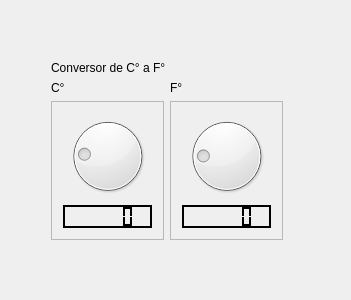
<?xml version="1.0" encoding="UTF-8"?>
<ui version="4.0">
 <class>Widget</class>
 <widget class="QWidget" name="Widget">
  <property name="geometry">
   <rect>
    <x>0</x>
    <y>0</y>
    <width>351</width>
    <height>300</height>
   </rect>
  </property>
  <property name="windowTitle">
   <string>Widget</string>
  </property>
  <widget class="QWidget" name="layoutWidget">
   <property name="geometry">
    <rect>
     <x>40</x>
     <y>50</y>
     <width>254</width>
     <height>201</height>
    </rect>
   </property>
   <layout class="QVBoxLayout" name="verticalLayout_5">
    <item>
     <widget class="QLabel" name="label_3">
      <property name="text">
       <string>Conversor de C° a F°</string>
      </property>
     </widget>
    </item>
    <item>
     <layout class="QHBoxLayout" name="horizontalLayout">
      <item>
       <layout class="QVBoxLayout" name="verticalLayout_3">
        <item>
         <widget class="QLabel" name="label">
          <property name="text">
           <string>C°</string>
          </property>
         </widget>
        </item>
        <item>
         <widget class="QFrame" name="frame">
          <property name="frameShape">
           <enum>QFrame::StyledPanel</enum>
          </property>
          <property name="frameShadow">
           <enum>QFrame::Raised</enum>
          </property>
          <layout class="QVBoxLayout" name="verticalLayout">
           <item>
            <widget class="QDial" name="celsiusDial">
             <property name="minimum">
              <number>-273</number>
             </property>
             <property name="maximum">
              <number>1000</number>
             </property>
             <property name="singleStep">
              <number>1</number>
             </property>
            </widget>
           </item>
           <item>
            <widget class="QLCDNumber" name="lcdCelsius">
             <property name="palette">
              <palette>
               <active>
                <colorrole role="WindowText">
                 <brush brushstyle="SolidPattern">
                  <color alpha="255">
                   <red>255</red>
                   <green>255</green>
                   <blue>255</blue>
                  </color>
                 </brush>
                </colorrole>
                <colorrole role="Button">
                 <brush brushstyle="SolidPattern">
                  <color alpha="255">
                   <red>0</red>
                   <green>0</green>
                   <blue>0</blue>
                  </color>
                 </brush>
                </colorrole>
                <colorrole role="Light">
                 <brush brushstyle="SolidPattern">
                  <color alpha="255">
                   <red>0</red>
                   <green>0</green>
                   <blue>0</blue>
                  </color>
                 </brush>
                </colorrole>
                <colorrole role="Midlight">
                 <brush brushstyle="SolidPattern">
                  <color alpha="255">
                   <red>0</red>
                   <green>0</green>
                   <blue>0</blue>
                  </color>
                 </brush>
                </colorrole>
                <colorrole role="Dark">
                 <brush brushstyle="SolidPattern">
                  <color alpha="255">
                   <red>0</red>
                   <green>0</green>
                   <blue>0</blue>
                  </color>
                 </brush>
                </colorrole>
                <colorrole role="Mid">
                 <brush brushstyle="SolidPattern">
                  <color alpha="255">
                   <red>0</red>
                   <green>0</green>
                   <blue>0</blue>
                  </color>
                 </brush>
                </colorrole>
                <colorrole role="Text">
                 <brush brushstyle="SolidPattern">
                  <color alpha="255">
                   <red>255</red>
                   <green>255</green>
                   <blue>255</blue>
                  </color>
                 </brush>
                </colorrole>
                <colorrole role="BrightText">
                 <brush brushstyle="SolidPattern">
                  <color alpha="255">
                   <red>255</red>
                   <green>255</green>
                   <blue>255</blue>
                  </color>
                 </brush>
                </colorrole>
                <colorrole role="ButtonText">
                 <brush brushstyle="SolidPattern">
                  <color alpha="255">
                   <red>255</red>
                   <green>255</green>
                   <blue>255</blue>
                  </color>
                 </brush>
                </colorrole>
                <colorrole role="Base">
                 <brush brushstyle="SolidPattern">
                  <color alpha="255">
                   <red>0</red>
                   <green>0</green>
                   <blue>0</blue>
                  </color>
                 </brush>
                </colorrole>
                <colorrole role="Window">
                 <brush brushstyle="SolidPattern">
                  <color alpha="255">
                   <red>0</red>
                   <green>0</green>
                   <blue>0</blue>
                  </color>
                 </brush>
                </colorrole>
                <colorrole role="Shadow">
                 <brush brushstyle="SolidPattern">
                  <color alpha="255">
                   <red>0</red>
                   <green>0</green>
                   <blue>0</blue>
                  </color>
                 </brush>
                </colorrole>
                <colorrole role="AlternateBase">
                 <brush brushstyle="SolidPattern">
                  <color alpha="255">
                   <red>0</red>
                   <green>0</green>
                   <blue>0</blue>
                  </color>
                 </brush>
                </colorrole>
                <colorrole role="ToolTipBase">
                 <brush brushstyle="SolidPattern">
                  <color alpha="255">
                   <red>255</red>
                   <green>255</green>
                   <blue>220</blue>
                  </color>
                 </brush>
                </colorrole>
                <colorrole role="ToolTipText">
                 <brush brushstyle="SolidPattern">
                  <color alpha="255">
                   <red>0</red>
                   <green>0</green>
                   <blue>0</blue>
                  </color>
                 </brush>
                </colorrole>
               </active>
               <inactive>
                <colorrole role="WindowText">
                 <brush brushstyle="SolidPattern">
                  <color alpha="255">
                   <red>255</red>
                   <green>255</green>
                   <blue>255</blue>
                  </color>
                 </brush>
                </colorrole>
                <colorrole role="Button">
                 <brush brushstyle="SolidPattern">
                  <color alpha="255">
                   <red>0</red>
                   <green>0</green>
                   <blue>0</blue>
                  </color>
                 </brush>
                </colorrole>
                <colorrole role="Light">
                 <brush brushstyle="SolidPattern">
                  <color alpha="255">
                   <red>0</red>
                   <green>0</green>
                   <blue>0</blue>
                  </color>
                 </brush>
                </colorrole>
                <colorrole role="Midlight">
                 <brush brushstyle="SolidPattern">
                  <color alpha="255">
                   <red>0</red>
                   <green>0</green>
                   <blue>0</blue>
                  </color>
                 </brush>
                </colorrole>
                <colorrole role="Dark">
                 <brush brushstyle="SolidPattern">
                  <color alpha="255">
                   <red>0</red>
                   <green>0</green>
                   <blue>0</blue>
                  </color>
                 </brush>
                </colorrole>
                <colorrole role="Mid">
                 <brush brushstyle="SolidPattern">
                  <color alpha="255">
                   <red>0</red>
                   <green>0</green>
                   <blue>0</blue>
                  </color>
                 </brush>
                </colorrole>
                <colorrole role="Text">
                 <brush brushstyle="SolidPattern">
                  <color alpha="255">
                   <red>255</red>
                   <green>255</green>
                   <blue>255</blue>
                  </color>
                 </brush>
                </colorrole>
                <colorrole role="BrightText">
                 <brush brushstyle="SolidPattern">
                  <color alpha="255">
                   <red>255</red>
                   <green>255</green>
                   <blue>255</blue>
                  </color>
                 </brush>
                </colorrole>
                <colorrole role="ButtonText">
                 <brush brushstyle="SolidPattern">
                  <color alpha="255">
                   <red>255</red>
                   <green>255</green>
                   <blue>255</blue>
                  </color>
                 </brush>
                </colorrole>
                <colorrole role="Base">
                 <brush brushstyle="SolidPattern">
                  <color alpha="255">
                   <red>0</red>
                   <green>0</green>
                   <blue>0</blue>
                  </color>
                 </brush>
                </colorrole>
                <colorrole role="Window">
                 <brush brushstyle="SolidPattern">
                  <color alpha="255">
                   <red>0</red>
                   <green>0</green>
                   <blue>0</blue>
                  </color>
                 </brush>
                </colorrole>
                <colorrole role="Shadow">
                 <brush brushstyle="SolidPattern">
                  <color alpha="255">
                   <red>0</red>
                   <green>0</green>
                   <blue>0</blue>
                  </color>
                 </brush>
                </colorrole>
                <colorrole role="AlternateBase">
                 <brush brushstyle="SolidPattern">
                  <color alpha="255">
                   <red>0</red>
                   <green>0</green>
                   <blue>0</blue>
                  </color>
                 </brush>
                </colorrole>
                <colorrole role="ToolTipBase">
                 <brush brushstyle="SolidPattern">
                  <color alpha="255">
                   <red>255</red>
                   <green>255</green>
                   <blue>220</blue>
                  </color>
                 </brush>
                </colorrole>
                <colorrole role="ToolTipText">
                 <brush brushstyle="SolidPattern">
                  <color alpha="255">
                   <red>0</red>
                   <green>0</green>
                   <blue>0</blue>
                  </color>
                 </brush>
                </colorrole>
               </inactive>
               <disabled>
                <colorrole role="WindowText">
                 <brush brushstyle="SolidPattern">
                  <color alpha="255">
                   <red>0</red>
                   <green>0</green>
                   <blue>0</blue>
                  </color>
                 </brush>
                </colorrole>
                <colorrole role="Button">
                 <brush brushstyle="SolidPattern">
                  <color alpha="255">
                   <red>0</red>
                   <green>0</green>
                   <blue>0</blue>
                  </color>
                 </brush>
                </colorrole>
                <colorrole role="Light">
                 <brush brushstyle="SolidPattern">
                  <color alpha="255">
                   <red>0</red>
                   <green>0</green>
                   <blue>0</blue>
                  </color>
                 </brush>
                </colorrole>
                <colorrole role="Midlight">
                 <brush brushstyle="SolidPattern">
                  <color alpha="255">
                   <red>0</red>
                   <green>0</green>
                   <blue>0</blue>
                  </color>
                 </brush>
                </colorrole>
                <colorrole role="Dark">
                 <brush brushstyle="SolidPattern">
                  <color alpha="255">
                   <red>0</red>
                   <green>0</green>
                   <blue>0</blue>
                  </color>
                 </brush>
                </colorrole>
                <colorrole role="Mid">
                 <brush brushstyle="SolidPattern">
                  <color alpha="255">
                   <red>0</red>
                   <green>0</green>
                   <blue>0</blue>
                  </color>
                 </brush>
                </colorrole>
                <colorrole role="Text">
                 <brush brushstyle="SolidPattern">
                  <color alpha="255">
                   <red>0</red>
                   <green>0</green>
                   <blue>0</blue>
                  </color>
                 </brush>
                </colorrole>
                <colorrole role="BrightText">
                 <brush brushstyle="SolidPattern">
                  <color alpha="255">
                   <red>255</red>
                   <green>255</green>
                   <blue>255</blue>
                  </color>
                 </brush>
                </colorrole>
                <colorrole role="ButtonText">
                 <brush brushstyle="SolidPattern">
                  <color alpha="255">
                   <red>0</red>
                   <green>0</green>
                   <blue>0</blue>
                  </color>
                 </brush>
                </colorrole>
                <colorrole role="Base">
                 <brush brushstyle="SolidPattern">
                  <color alpha="255">
                   <red>0</red>
                   <green>0</green>
                   <blue>0</blue>
                  </color>
                 </brush>
                </colorrole>
                <colorrole role="Window">
                 <brush brushstyle="SolidPattern">
                  <color alpha="255">
                   <red>0</red>
                   <green>0</green>
                   <blue>0</blue>
                  </color>
                 </brush>
                </colorrole>
                <colorrole role="Shadow">
                 <brush brushstyle="SolidPattern">
                  <color alpha="255">
                   <red>0</red>
                   <green>0</green>
                   <blue>0</blue>
                  </color>
                 </brush>
                </colorrole>
                <colorrole role="AlternateBase">
                 <brush brushstyle="SolidPattern">
                  <color alpha="255">
                   <red>0</red>
                   <green>0</green>
                   <blue>0</blue>
                  </color>
                 </brush>
                </colorrole>
                <colorrole role="ToolTipBase">
                 <brush brushstyle="SolidPattern">
                  <color alpha="255">
                   <red>255</red>
                   <green>255</green>
                   <blue>220</blue>
                  </color>
                 </brush>
                </colorrole>
                <colorrole role="ToolTipText">
                 <brush brushstyle="SolidPattern">
                  <color alpha="255">
                   <red>0</red>
                   <green>0</green>
                   <blue>0</blue>
                  </color>
                 </brush>
                </colorrole>
               </disabled>
              </palette>
             </property>
             <property name="autoFillBackground">
              <bool>false</bool>
             </property>
             <property name="smallDecimalPoint">
              <bool>false</bool>
             </property>
            </widget>
           </item>
          </layout>
         </widget>
        </item>
       </layout>
      </item>
      <item>
       <layout class="QVBoxLayout" name="verticalLayout_4">
        <item>
         <widget class="QLabel" name="label_2">
          <property name="text">
           <string>F°</string>
          </property>
         </widget>
        </item>
        <item>
         <widget class="QFrame" name="frame_2">
          <property name="frameShape">
           <enum>QFrame::StyledPanel</enum>
          </property>
          <property name="frameShadow">
           <enum>QFrame::Raised</enum>
          </property>
          <layout class="QVBoxLayout" name="verticalLayout_2">
           <item>
            <widget class="QDial" name="fahrenheitDial">
             <property name="minimum">
              <number>-459</number>
             </property>
             <property name="maximum">
              <number>1832</number>
             </property>
            </widget>
           </item>
           <item>
            <widget class="QLCDNumber" name="lcdFahrenheit">
             <property name="palette">
              <palette>
               <active>
                <colorrole role="WindowText">
                 <brush brushstyle="SolidPattern">
                  <color alpha="255">
                   <red>255</red>
                   <green>255</green>
                   <blue>255</blue>
                  </color>
                 </brush>
                </colorrole>
                <colorrole role="Button">
                 <brush brushstyle="SolidPattern">
                  <color alpha="255">
                   <red>0</red>
                   <green>0</green>
                   <blue>0</blue>
                  </color>
                 </brush>
                </colorrole>
                <colorrole role="Light">
                 <brush brushstyle="SolidPattern">
                  <color alpha="255">
                   <red>0</red>
                   <green>0</green>
                   <blue>0</blue>
                  </color>
                 </brush>
                </colorrole>
                <colorrole role="Midlight">
                 <brush brushstyle="SolidPattern">
                  <color alpha="255">
                   <red>0</red>
                   <green>0</green>
                   <blue>0</blue>
                  </color>
                 </brush>
                </colorrole>
                <colorrole role="Dark">
                 <brush brushstyle="SolidPattern">
                  <color alpha="255">
                   <red>0</red>
                   <green>0</green>
                   <blue>0</blue>
                  </color>
                 </brush>
                </colorrole>
                <colorrole role="Mid">
                 <brush brushstyle="SolidPattern">
                  <color alpha="255">
                   <red>0</red>
                   <green>0</green>
                   <blue>0</blue>
                  </color>
                 </brush>
                </colorrole>
                <colorrole role="Text">
                 <brush brushstyle="SolidPattern">
                  <color alpha="255">
                   <red>255</red>
                   <green>255</green>
                   <blue>255</blue>
                  </color>
                 </brush>
                </colorrole>
                <colorrole role="BrightText">
                 <brush brushstyle="SolidPattern">
                  <color alpha="255">
                   <red>255</red>
                   <green>255</green>
                   <blue>255</blue>
                  </color>
                 </brush>
                </colorrole>
                <colorrole role="ButtonText">
                 <brush brushstyle="SolidPattern">
                  <color alpha="255">
                   <red>255</red>
                   <green>255</green>
                   <blue>255</blue>
                  </color>
                 </brush>
                </colorrole>
                <colorrole role="Base">
                 <brush brushstyle="SolidPattern">
                  <color alpha="255">
                   <red>0</red>
                   <green>0</green>
                   <blue>0</blue>
                  </color>
                 </brush>
                </colorrole>
                <colorrole role="Window">
                 <brush brushstyle="SolidPattern">
                  <color alpha="255">
                   <red>0</red>
                   <green>0</green>
                   <blue>0</blue>
                  </color>
                 </brush>
                </colorrole>
                <colorrole role="Shadow">
                 <brush brushstyle="SolidPattern">
                  <color alpha="255">
                   <red>0</red>
                   <green>0</green>
                   <blue>0</blue>
                  </color>
                 </brush>
                </colorrole>
                <colorrole role="AlternateBase">
                 <brush brushstyle="SolidPattern">
                  <color alpha="255">
                   <red>0</red>
                   <green>0</green>
                   <blue>0</blue>
                  </color>
                 </brush>
                </colorrole>
                <colorrole role="ToolTipBase">
                 <brush brushstyle="SolidPattern">
                  <color alpha="255">
                   <red>255</red>
                   <green>255</green>
                   <blue>220</blue>
                  </color>
                 </brush>
                </colorrole>
                <colorrole role="ToolTipText">
                 <brush brushstyle="SolidPattern">
                  <color alpha="255">
                   <red>0</red>
                   <green>0</green>
                   <blue>0</blue>
                  </color>
                 </brush>
                </colorrole>
               </active>
               <inactive>
                <colorrole role="WindowText">
                 <brush brushstyle="SolidPattern">
                  <color alpha="255">
                   <red>255</red>
                   <green>255</green>
                   <blue>255</blue>
                  </color>
                 </brush>
                </colorrole>
                <colorrole role="Button">
                 <brush brushstyle="SolidPattern">
                  <color alpha="255">
                   <red>0</red>
                   <green>0</green>
                   <blue>0</blue>
                  </color>
                 </brush>
                </colorrole>
                <colorrole role="Light">
                 <brush brushstyle="SolidPattern">
                  <color alpha="255">
                   <red>0</red>
                   <green>0</green>
                   <blue>0</blue>
                  </color>
                 </brush>
                </colorrole>
                <colorrole role="Midlight">
                 <brush brushstyle="SolidPattern">
                  <color alpha="255">
                   <red>0</red>
                   <green>0</green>
                   <blue>0</blue>
                  </color>
                 </brush>
                </colorrole>
                <colorrole role="Dark">
                 <brush brushstyle="SolidPattern">
                  <color alpha="255">
                   <red>0</red>
                   <green>0</green>
                   <blue>0</blue>
                  </color>
                 </brush>
                </colorrole>
                <colorrole role="Mid">
                 <brush brushstyle="SolidPattern">
                  <color alpha="255">
                   <red>0</red>
                   <green>0</green>
                   <blue>0</blue>
                  </color>
                 </brush>
                </colorrole>
                <colorrole role="Text">
                 <brush brushstyle="SolidPattern">
                  <color alpha="255">
                   <red>255</red>
                   <green>255</green>
                   <blue>255</blue>
                  </color>
                 </brush>
                </colorrole>
                <colorrole role="BrightText">
                 <brush brushstyle="SolidPattern">
                  <color alpha="255">
                   <red>255</red>
                   <green>255</green>
                   <blue>255</blue>
                  </color>
                 </brush>
                </colorrole>
                <colorrole role="ButtonText">
                 <brush brushstyle="SolidPattern">
                  <color alpha="255">
                   <red>255</red>
                   <green>255</green>
                   <blue>255</blue>
                  </color>
                 </brush>
                </colorrole>
                <colorrole role="Base">
                 <brush brushstyle="SolidPattern">
                  <color alpha="255">
                   <red>0</red>
                   <green>0</green>
                   <blue>0</blue>
                  </color>
                 </brush>
                </colorrole>
                <colorrole role="Window">
                 <brush brushstyle="SolidPattern">
                  <color alpha="255">
                   <red>0</red>
                   <green>0</green>
                   <blue>0</blue>
                  </color>
                 </brush>
                </colorrole>
                <colorrole role="Shadow">
                 <brush brushstyle="SolidPattern">
                  <color alpha="255">
                   <red>0</red>
                   <green>0</green>
                   <blue>0</blue>
                  </color>
                 </brush>
                </colorrole>
                <colorrole role="AlternateBase">
                 <brush brushstyle="SolidPattern">
                  <color alpha="255">
                   <red>0</red>
                   <green>0</green>
                   <blue>0</blue>
                  </color>
                 </brush>
                </colorrole>
                <colorrole role="ToolTipBase">
                 <brush brushstyle="SolidPattern">
                  <color alpha="255">
                   <red>255</red>
                   <green>255</green>
                   <blue>220</blue>
                  </color>
                 </brush>
                </colorrole>
                <colorrole role="ToolTipText">
                 <brush brushstyle="SolidPattern">
                  <color alpha="255">
                   <red>0</red>
                   <green>0</green>
                   <blue>0</blue>
                  </color>
                 </brush>
                </colorrole>
               </inactive>
               <disabled>
                <colorrole role="WindowText">
                 <brush brushstyle="SolidPattern">
                  <color alpha="255">
                   <red>0</red>
                   <green>0</green>
                   <blue>0</blue>
                  </color>
                 </brush>
                </colorrole>
                <colorrole role="Button">
                 <brush brushstyle="SolidPattern">
                  <color alpha="255">
                   <red>0</red>
                   <green>0</green>
                   <blue>0</blue>
                  </color>
                 </brush>
                </colorrole>
                <colorrole role="Light">
                 <brush brushstyle="SolidPattern">
                  <color alpha="255">
                   <red>0</red>
                   <green>0</green>
                   <blue>0</blue>
                  </color>
                 </brush>
                </colorrole>
                <colorrole role="Midlight">
                 <brush brushstyle="SolidPattern">
                  <color alpha="255">
                   <red>0</red>
                   <green>0</green>
                   <blue>0</blue>
                  </color>
                 </brush>
                </colorrole>
                <colorrole role="Dark">
                 <brush brushstyle="SolidPattern">
                  <color alpha="255">
                   <red>0</red>
                   <green>0</green>
                   <blue>0</blue>
                  </color>
                 </brush>
                </colorrole>
                <colorrole role="Mid">
                 <brush brushstyle="SolidPattern">
                  <color alpha="255">
                   <red>0</red>
                   <green>0</green>
                   <blue>0</blue>
                  </color>
                 </brush>
                </colorrole>
                <colorrole role="Text">
                 <brush brushstyle="SolidPattern">
                  <color alpha="255">
                   <red>0</red>
                   <green>0</green>
                   <blue>0</blue>
                  </color>
                 </brush>
                </colorrole>
                <colorrole role="BrightText">
                 <brush brushstyle="SolidPattern">
                  <color alpha="255">
                   <red>255</red>
                   <green>255</green>
                   <blue>255</blue>
                  </color>
                 </brush>
                </colorrole>
                <colorrole role="ButtonText">
                 <brush brushstyle="SolidPattern">
                  <color alpha="255">
                   <red>0</red>
                   <green>0</green>
                   <blue>0</blue>
                  </color>
                 </brush>
                </colorrole>
                <colorrole role="Base">
                 <brush brushstyle="SolidPattern">
                  <color alpha="255">
                   <red>0</red>
                   <green>0</green>
                   <blue>0</blue>
                  </color>
                 </brush>
                </colorrole>
                <colorrole role="Window">
                 <brush brushstyle="SolidPattern">
                  <color alpha="255">
                   <red>0</red>
                   <green>0</green>
                   <blue>0</blue>
                  </color>
                 </brush>
                </colorrole>
                <colorrole role="Shadow">
                 <brush brushstyle="SolidPattern">
                  <color alpha="255">
                   <red>0</red>
                   <green>0</green>
                   <blue>0</blue>
                  </color>
                 </brush>
                </colorrole>
                <colorrole role="AlternateBase">
                 <brush brushstyle="SolidPattern">
                  <color alpha="255">
                   <red>0</red>
                   <green>0</green>
                   <blue>0</blue>
                  </color>
                 </brush>
                </colorrole>
                <colorrole role="ToolTipBase">
                 <brush brushstyle="SolidPattern">
                  <color alpha="255">
                   <red>255</red>
                   <green>255</green>
                   <blue>220</blue>
                  </color>
                 </brush>
                </colorrole>
                <colorrole role="ToolTipText">
                 <brush brushstyle="SolidPattern">
                  <color alpha="255">
                   <red>0</red>
                   <green>0</green>
                   <blue>0</blue>
                  </color>
                 </brush>
                </colorrole>
               </disabled>
              </palette>
             </property>
             <property name="smallDecimalPoint">
              <bool>false</bool>
             </property>
            </widget>
           </item>
          </layout>
         </widget>
        </item>
       </layout>
      </item>
     </layout>
    </item>
   </layout>
  </widget>
 </widget>
 <layoutdefault spacing="6" margin="11"/>
 <resources/>
 <connections>
  <connection>
   <sender>fahrenheitDial</sender>
   <signal>valueChanged(int)</signal>
   <receiver>lcdFahrenheit</receiver>
   <slot>display(int)</slot>
   <hints>
    <hint type="sourcelabel">
     <x>114</x>
     <y>83</y>
    </hint>
    <hint type="destinationlabel">
     <x>238</x>
     <y>231</y>
    </hint>
   </hints>
  </connection>
  <connection>
   <sender>celsiusDial</sender>
   <signal>valueChanged(int)</signal>
   <receiver>lcdCelsius</receiver>
   <slot>display(int)</slot>
   <hints>
    <hint type="sourcelabel">
     <x>54</x>
     <y>72</y>
    </hint>
    <hint type="destinationlabel">
     <x>44</x>
     <y>233</y>
    </hint>
   </hints>
  </connection>
 </connections>
</ui>
